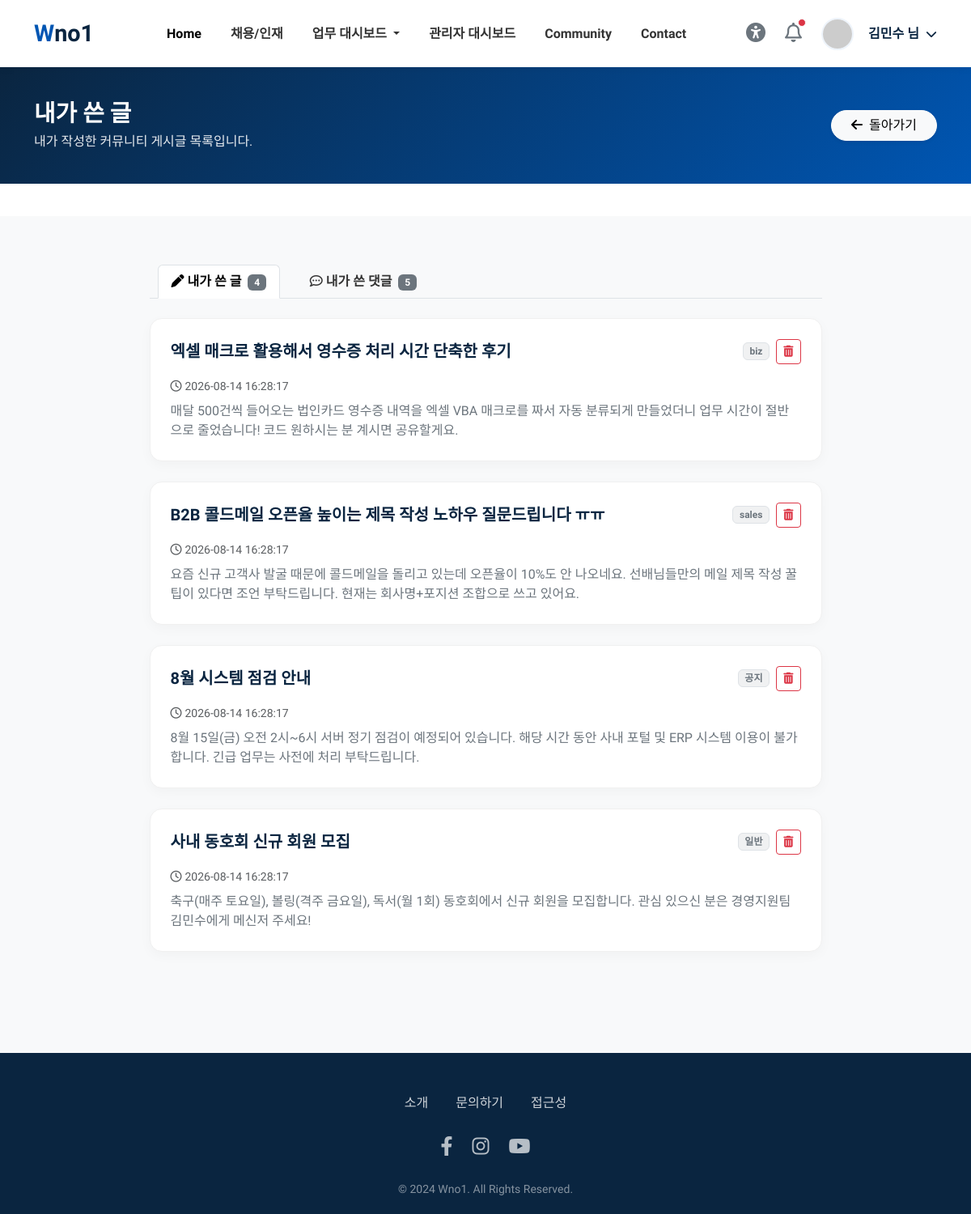
Page /my_posts (signed in) on the earlier database version.
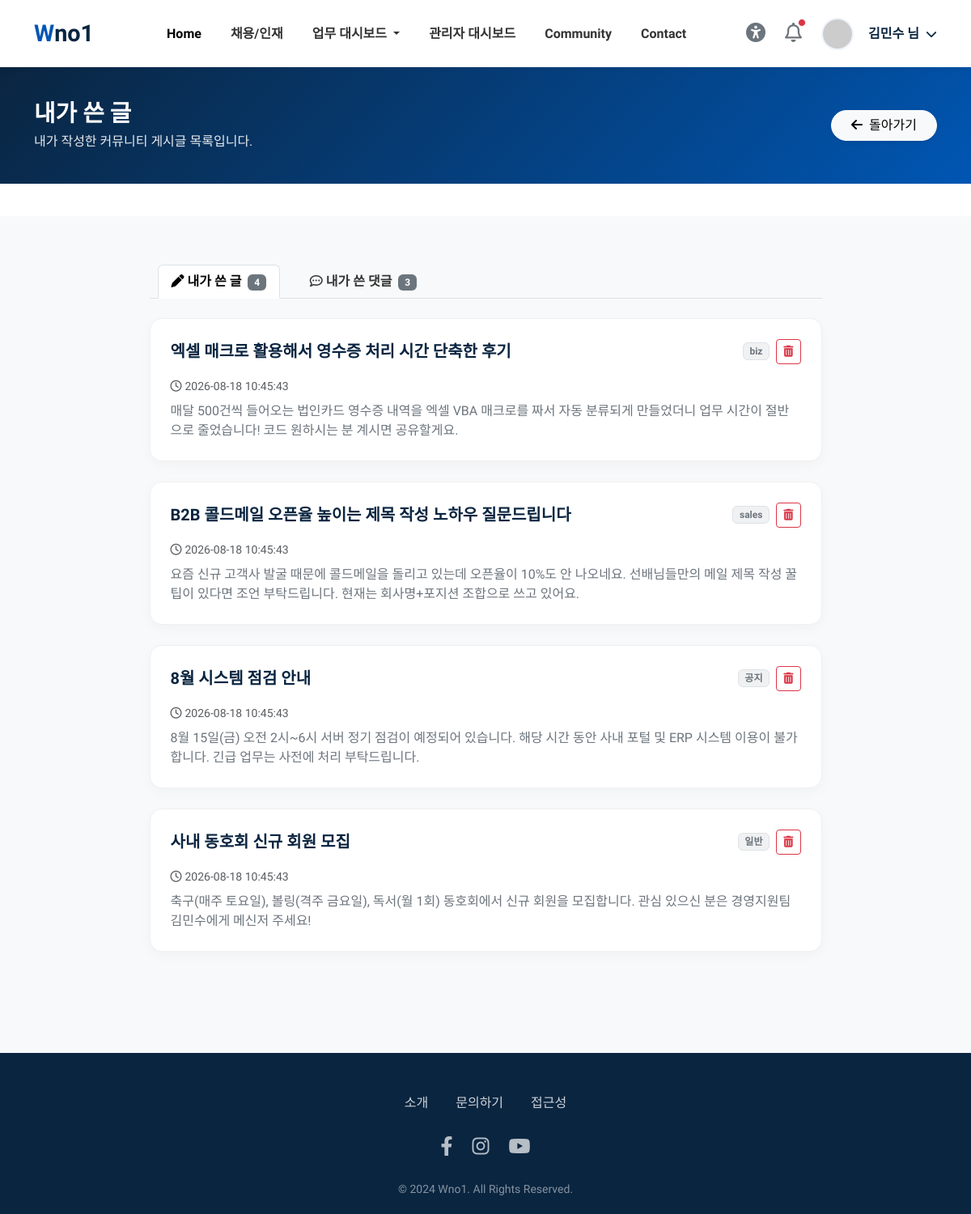
Same page on the later database version.
### tables this page shows
CREATE TABLE posts (
        id INTEGER PRIMARY KEY AUTOINCREMENT,
        user_id INTEGER,
        category TEXT DEFAULT 'general',
        title TEXT NOT NULL,
        content TEXT,
        author TEXT DEFAULT '',
        dept TEXT DEFAULT '',
        views INTEGER DEFAULT 0,
        created_at TEXT DEFAULT (datetime('now','localtime'))
    );

### routers/community.py (the view)
@router.get("/my_posts", response_class=HTMLResponse)
async def my_posts(request: Request):
    if not check_login(request):
        return RedirectResponse(url="/login", status_code=303)
    u = get_current_user(request)
    uid = u["user_id"]
    conn = get_sqlite()
    try:
        posts = [dict(r) for r in conn.execute(
            "SELECT * FROM posts WHERE user_id=? ORDER BY created_at DESC", (uid,)).fetchall()]
        comments = [dict(r) for r in conn.execute(
            "SELECT c.*, p.title AS post_title FROM comments c JOIN posts p ON p.id=c.post_id WHERE c.user_id=? ORDER BY c.created_at DESC",
            (uid,)).fetchall()]
    finally:
        conn.close()
    return templates.TemplateResponse(
        request=request, name="top/my_posts.html", context={
            "request": request, "page_title": "내가 쓴 글",
            "posts": posts, "comments": comments,
            "user_name": u["user_name"],
        }
    )

### templates/top/my_posts.html (shortened to what this page needs)
<!DOCTYPE html>
<html lang="ko">
{% include 'common/header.html' %}
<body>
{% include 'common/topbar.html' %}
<div class="dash-header">
    <div class="container d-flex justify-content-between align-items-center flex-wrap gap-3">
        <div>
            <h2>내가 쓴 글</h2>
            <p>내가 작성한 커뮤니티 게시글 목록입니다.</p>
        </div>
        <div>
            <a href="/community" class="btn btn-light rounded-pill px-4 shadow-sm">
                <i class="fas fa-arrow-left me-2"></i>돌아가기
            </a>
        </div>
    </div>
</div>
<div class="list-section">
    <div class="container">
        <div class="row justify-content-center">
            <div class="col-lg-9">
                <ul class="nav nav-tabs mb-4" id="myTab">
                    <li class="nav-item">
                        <button class="nav-link active" data-tab="posts">
                            <i class="fas fa-pen me-1"></i>내가 쓴 글 <span class="badge bg-secondary ms-1">{{ posts|length }}</span>
                        </button>
                    </li>
                    <li class="nav-item">
                        <button class="nav-link" data-tab="comments">
                            <i class="far fa-comment-dots me-1"></i>내가 쓴 댓글 <span class="badge bg-secondary ms-1">{{ comments|length }}</span>
                        </button>
                    </li>
                </ul>
                <div id="tab-posts">
                {% if posts %}
                    {% for post in posts %}
                    <div class="content-card" id="post-{{ post.id }}">
                        <div class="d-flex justify-content-between align-items-start flex-wrap gap-2 mb-2">
                            <a href="/post/{{ post.id }}" class="item-title">{{ post.title }}</a>
                            <div class="d-flex align-items-center gap-2">
                                <span class="badge bg-secondary bg-opacity-10 text-secondary border">
                                    {% if post.category == 'general' %}일반
                                    {% elif post.category == 'notice' %}공지
                                    {% elif post.category == 'question' %}질문
                                    {% else %}{{ post.category }}{% endif %}
                                </span>
                                <button class="btn btn-sm btn-outline-danger" onclick="deletePost({{ post.id }})" title="삭제">
                                    <i class="fas fa-trash-alt"></i>
                                </button>
                            </div>
                        </div>
                        <p class="text-muted small mb-2"><i class="far fa-clock me-1"></i>{{ post.created_at }}</p>
                        <p class="text-secondary mb-0" style="overflow:hidden;display:-webkit-box;-webkit-line-clamp:2;-webkit-box-orient:vertical;">{{ post.content }}</p>
                    </div>
                    {% endfor %}
                {% else %}
                    <div class="content-card text-center py-5">
                        <i class="fas fa-inbox fa-3x text-muted opacity-50 mb-3"></i>
                        <p class="text-muted mb-0">작성한 글이 없습니다.</p>
                    </div>
                {% endif %}
                </div>
            </div>
        </div>
    </div>
</div>
<footer class="footer">
    <div class="container">
        <div class="footer-menu mb-4">
            <a href="/faq">소개</a>
            <a href="/contact">문의하기</a>
            <a href="/accessibility">접근성</a>
        </div>
        <div class="social-icons mb-4">
            <a href="#"><i class="fab fa-facebook-f"></i></a>
            <a href="#"><i class="fab fa-instagram"></i></a>
            <a href="#"><i class="fab fa-youtube"></i></a>
        </div>
        <p class="mb-0 opacity-50 small">&copy; 2024 Wno1. All Rights Reserved.</p>
    </div>
</footer>
</body>
</html>

Differences in the rows shown:
changed posts "엑셀 매크로 활용해서 영수증 처리 시간 단축한 후기": created_at "2026-08-14 16:28:17" → "2026-08-18 10:45:43"
changed posts "sales": title "B2B 콜드메일 오픈율 높이는 제목 작성 노하우 질문드립니다 ㅠㅠ" → "B2B 콜드메일 오픈율 높이는 제목 작성 노하우 질문드립니다"; created_at "2026-08-14 16:28:17" → "2026-08-18 10:45:43"
changed posts "8월 시스템 점검 안내": created_at "2026-08-14 16:28:17" → "2026-08-18 10:45:43"
changed posts "사내 동호회 신규 회원 모집": created_at "2026-08-14 16:28:17" → "2026-08-18 10:45:43"
Other differences:
{{ comments|length }}: "5" → "3"
